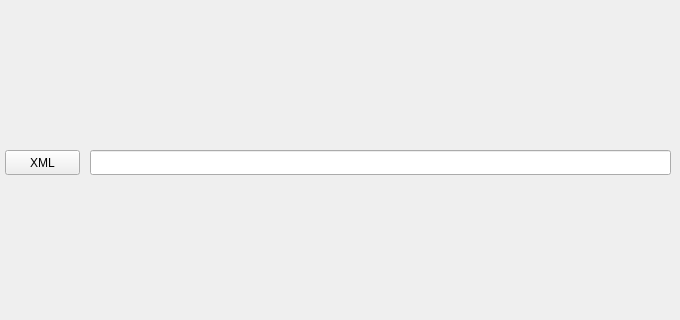
<?xml version="1.0" encoding="UTF-8"?>
<ui version="4.0">
 <class>Form</class>
 <widget class="QWidget" name="Form">
  <property name="geometry">
   <rect>
    <x>0</x>
    <y>0</y>
    <width>680</width>
    <height>320</height>
   </rect>
  </property>
  <property name="windowTitle">
   <string>Form</string>
  </property>
  <widget class="QPushButton" name="pushButton_xml">
   <property name="geometry">
    <rect>
     <x>5</x>
     <y>150</y>
     <width>75</width>
     <height>25</height>
    </rect>
   </property>
   <property name="minimumSize">
    <size>
     <width>0</width>
     <height>25</height>
    </size>
   </property>
   <property name="text">
    <string>XML</string>
   </property>
  </widget>
  <widget class="QLineEdit" name="lineEdit_xml">
   <property name="geometry">
    <rect>
     <x>90</x>
     <y>150</y>
     <width>581</width>
     <height>25</height>
    </rect>
   </property>
   <property name="minimumSize">
    <size>
     <width>0</width>
     <height>25</height>
    </size>
   </property>
  </widget>
 </widget>
 <resources/>
 <connections/>
</ui>
